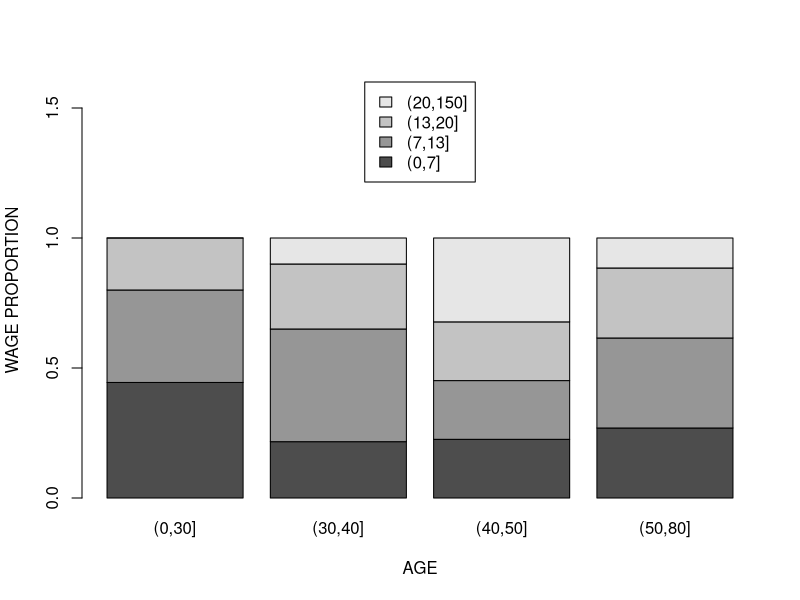

Write R code to recreate this figure.
## ---- chunk 1
twn = read.table('twins.dat.txt',header = TRUE,sep = ',',na.strings = '.')
c.age = cut(twn$AGE,breaks = c(0,30,40,50,80))
c.age
## ---- chunk 2
c.wage = cut(twn$HRWAGEL,breaks = c(0,7,13,20,150))
c.wage
## ---- chunk 3
T = table(c.age,c.wage)
T
## ---- chunk 4
P = prop.table(T,margin = 1)
P
## ---- chunk 5
barplot(t(P),ylim = c(0,1.6),ylab = 'WAGE PROPORTION',xlab = 'AGE'
        ,legend.text = dimnames(P)$c.wage,args.legend = list(x = 'top'))
